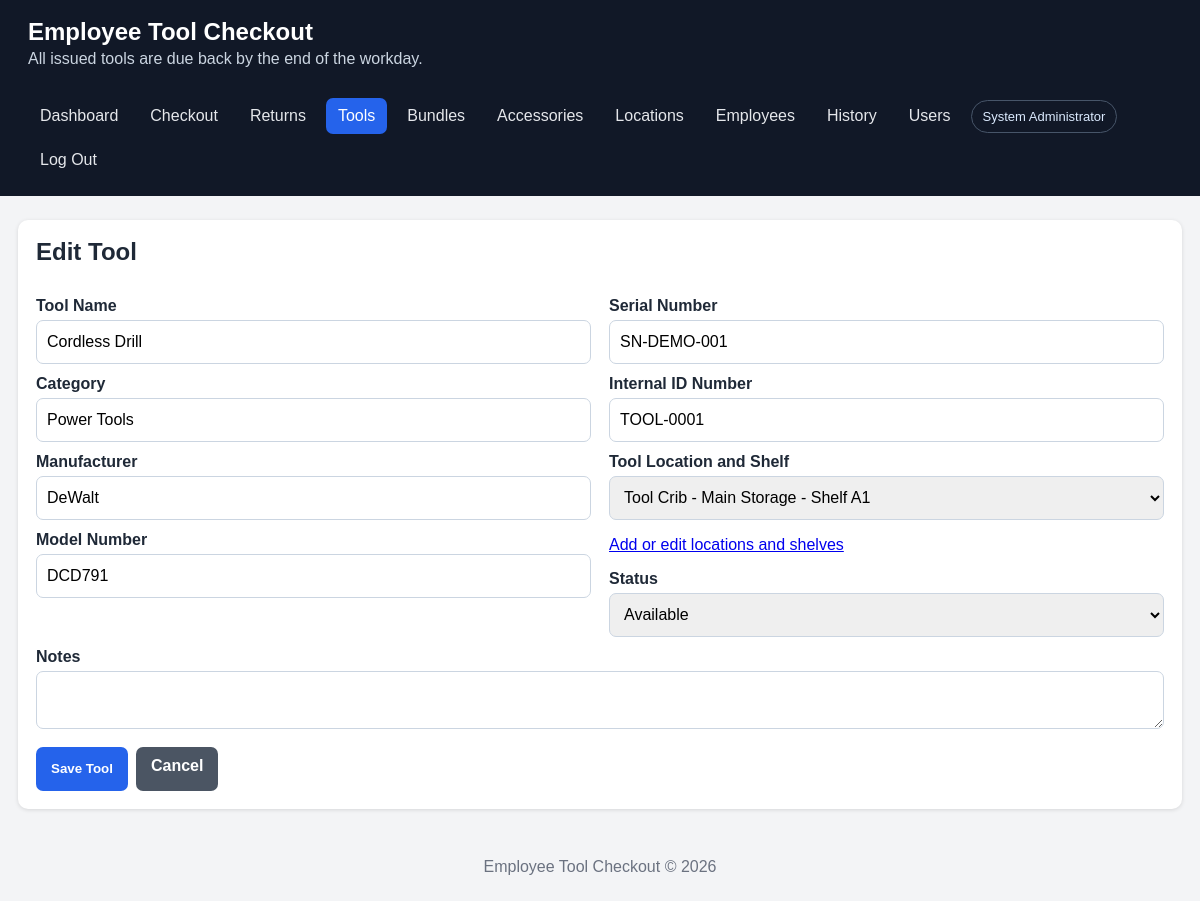
/tool_form.php?id=1 (signed in), run on the app's committed database.
### tables this page shows
CREATE TABLE IF NOT EXISTS tools (
    id INT UNSIGNED AUTO_INCREMENT PRIMARY KEY,
    tool_name VARCHAR(160) NOT NULL,
    category VARCHAR(100) NULL,
    manufacturer VARCHAR(100) NULL,
    model_number VARCHAR(100) NULL,
    serial_number VARCHAR(150) NOT NULL,
    internal_id VARCHAR(100) NOT NULL,
    location_id INT UNSIGNED NULL,
    tool_location VARCHAR(190) NOT NULL,
    status ENUM('available','checked_out','maintenance','retired') NOT NULL DEFAULT 'available',
    notes TEXT NULL,
    created_at DATETIME NOT NULL DEFAULT CURRENT_TIMESTAMP,
    UNIQUE KEY uq_tool_serial (serial_number), UNIQUE KEY uq_tool_internal (internal_id),
    CONSTRAINT fk_tool_location FOREIGN KEY (location_id) REFERENCES tool_locations(id) ON DELETE SET NULL
);

### includes/functions.php (called while the page is built, shortened)
<?php
function e(?string $value): string
{
    return htmlspecialchars($value ?? '', ENT_QUOTES, 'UTF-8');
}
function location_label(array $location): string
{
    $parts = [trim((string)($location['location_name'] ?? ''))];
    if (trim((string)($location['area'] ?? '')) !== '') $parts[] = trim((string)$location['area']);
    if (trim((string)($location['shelf'] ?? '')) !== '') $parts[] = trim((string)$location['shelf']);
    return implode(' - ', array_filter($parts));
}
function tool_status_label(string $status): string
{
    return match ($status) {
        'available' => 'Available',
        'checked_out' => 'Checked Out',
        'maintenance' => 'Maintenance',
        'retired' => 'Retired',
        default => ucfirst(str_replace('_', ' ', $status)),
    };
}

### tool_form.php (the view, shortened to what this page needs)
<?php
require __DIR__.'/includes/header.php'; $pdo=db(); $id=(int)($_GET['id']??$_POST['id']??0);
$tool=['tool_name'=>'','category'=>'','manufacturer'=>'','model_number'=>'','serial_number'=>'','internal_id'=>'','location_id'=>'','tool_location'=>'','status'=>'available','notes'=>''];
if($id){$s=$pdo->prepare('SELECT * FROM tools WHERE id=?');$s->execute([$id]);$tool=$s->fetch()?:$tool;}
$locations=$pdo->query('SELECT * FROM tool_locations WHERE active=1 OR id='.(int)($tool['location_id']?:0).' ORDER BY location_name,area,shelf')->fetchAll();
?>
<div class="card"><h2><?= $id?'Edit':'Add' ?> Tool</h2><form method="post">
<div class="grid two"><div><label>Tool Name</label><input name="tool_name" required value="<?= e($tool['tool_name']) ?>"><label>Category</label><input name="category" value="<?= e($tool['category']) ?>"><label>Manufacturer</label><input name="manufacturer" value="<?= e($tool['manufacturer']) ?>"><label>Model Number</label><input name="model_number" value="<?= e($tool['model_number']) ?>"></div>
<div><label>Serial Number</label><input name="serial_number" required value="<?= e($tool['serial_number']) ?>"><label>Internal ID Number</label><input name="internal_id" required value="<?= e($tool['internal_id']) ?>"><label>Tool Location and Shelf</label><select name="location_id" required><option value="">Select location...</option><?php foreach($locations as $l):?><option value="<?=(int)$l['id']?>" <?=((int)$tool['location_id']===(int)$l['id'])?'selected':''?>><?=e(location_label($l))?></option><?php endforeach;?></select><p class="muted"><a href="locations.php">Add or edit locations and shelves</a></p><label>Status</label><select name="status"><?php foreach(['available','checked_out','maintenance','retired'] as $s): ?><option value="<?= $s ?>" <?= $tool['status']===$s?'selected':'' ?>><?= e(tool_status_label($s)) ?></option><?php endforeach; ?></select></div></div>
<label>Notes</label><textarea name="notes"><?= e($tool['notes']) ?></textarea><div class="actions"><button <?=$locations?'':'disabled'?>>Save Tool</button><a class="button secondary" href="tools.php">Cancel</a></div></form></div>
<?php require __DIR__.'/includes/footer.php'; ?>

### assets/style.css (style rules this page uses)
:root { font-family: Arial, sans-serif; color: #1f2937; background: #f3f4f6; }
* { box-sizing: border-box; }
body { margin: 0; }
.grid { display: grid; gap: 18px; }
.grid.two { grid-template-columns: repeat(auto-fit, minmax(330px, 1fr)); }
.card { background: white; border-radius: 10px; padding: 18px; box-shadow: 0 1px 4px rgba(0,0,0,.12); }
.card h2, .card h3 { margin-top: 0; }
label { display: block; font-weight: 700; margin: 11px 0 5px; }
input, select, textarea { width: 100%; padding: 10px; border: 1px solid #cbd5e1; border-radius: 7px; font: inherit; }
textarea { min-height: 85px; resize: vertical; }
button, .button { display: inline-block; background: #2563eb; color: white; border: 0; border-radius: 7px; padding: 10px 15px; cursor: pointer; text-decoration: none; font-weight: 700; }
.button.secondary { background: #4b5563; }
.actions { display: flex; gap: 8px; flex-wrap: wrap; margin-top: 14px; }
.muted { color: #6b7280; }
body { padding-bottom: env(safe-area-inset-bottom); }
button, .button, input, select, textarea { min-height: 44px; }

### data on the page
tools: tool_name "Cordless Drill", category "Power Tools", manufacturer "DeWalt", model_number "DCD791", serial_number "SN-DEMO-001", internal_id "TOOL-0001", location_id "Tool Crib - Main Storage - Shelf A1"

### other printed values
APP_NAME "Employee Tool Checkout"
current_user()['full_name'] "System Administrator"
form field status "Available"
